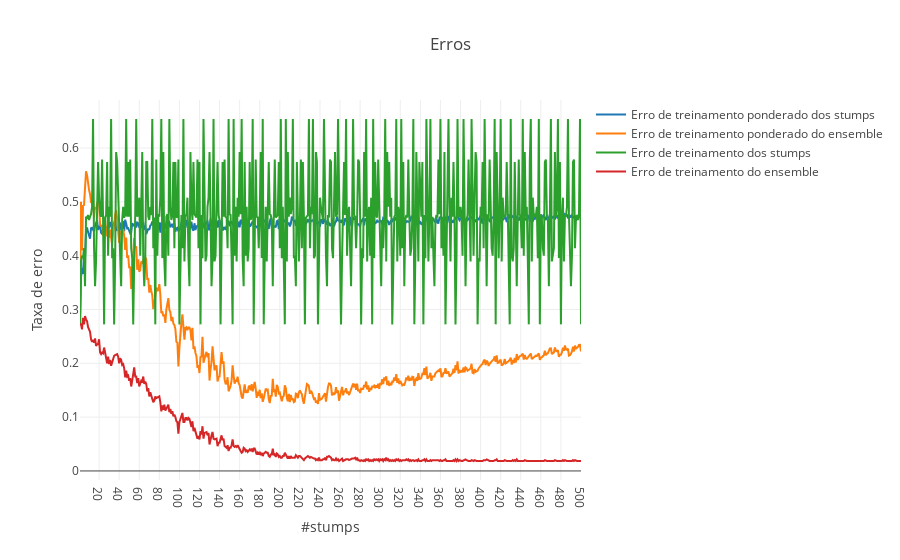

The notebook cell saved with this chart:
### Markdown cell above
### <span style='color:darkmagenta'>7.1.2.</span> 500 preditores

Demonstra evolução do erro *in-sample* para muitos preditores

**IMPORTANTE** O bloco a seguir demora alguns minutos para executar (aprox. **5 minutos**).

### Code cell
i_test = 0
i_fold = 0

train_idx = splits[i_test]['train'][i_fold] # conjunto de treinamento qualquer
X_train = X[train_idx]
y_train = y[train_idx]

n_stumps = 500
learning_rate = 1

# Executa AdaBoost
ensemble, e_in_w = fit_adaboost(X_train, y_train, n_stumps,learning_rate, enable_print=False, get_errors=True)

# Calcula erros nao-ponderados
e_in = get_e_in(ensemble, X_train, y_train)

# Une erros e imprime evolucao
errors = {**e_in_w, **e_in}
print_e_in(errors,dtick=20)

### Figure 1 — Plotly figure (JSON) as saved in the notebook; plotly's stock layout.template omitted (floating-point values rounded to 4 significant figures; data arrays with more than 128 entries replaced by an {"elided": "..."} marker saying what was removed)
{"data": [{"name": "Erro de treinamento ponderado dos stumps", "type": "scatter", "x": {"elided": "500 int values"}, "y": {"elided": "500 float values"}}, {"name": "Erro de treinamento ponderado do ensemble", "type": "scatter", "x": {"elided": "500 int values"}, "y": {"elided": "500 float values"}}, {"name": "Erro de treinamento dos stumps", "type": "scatter", "x": {"elided": "500 int values"}, "y": {"elided": "500 float values"}}, {"name": "Erro de treinamento do ensemble", "type": "scatter", "x": {"elided": "500 int values"}, "y": {"elided": "500 float values"}}], "layout": {"legend": {"orientation": "v"}, "title": "Erros", "xaxis": {"dtick": 20, "title": "#stumps"}, "yaxis": {"showticklabels": true, "title": "Taxa de erro"}}}
